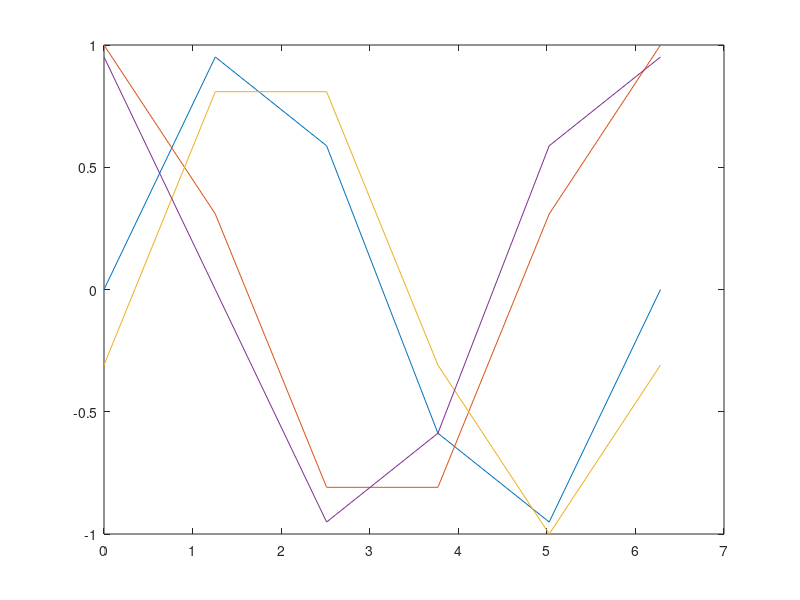

Reproduce this figure in MATLAB.
x = 0:0.4*pi:2*pi;
y1 = sin(x);
%plot(x,y1);
y2 = cos(x);
y3 = sin(x-0.1*pi);
y4 = cos(x+0.1*pi);
plot(x,y1,x,y2,x,y3,x,y4);